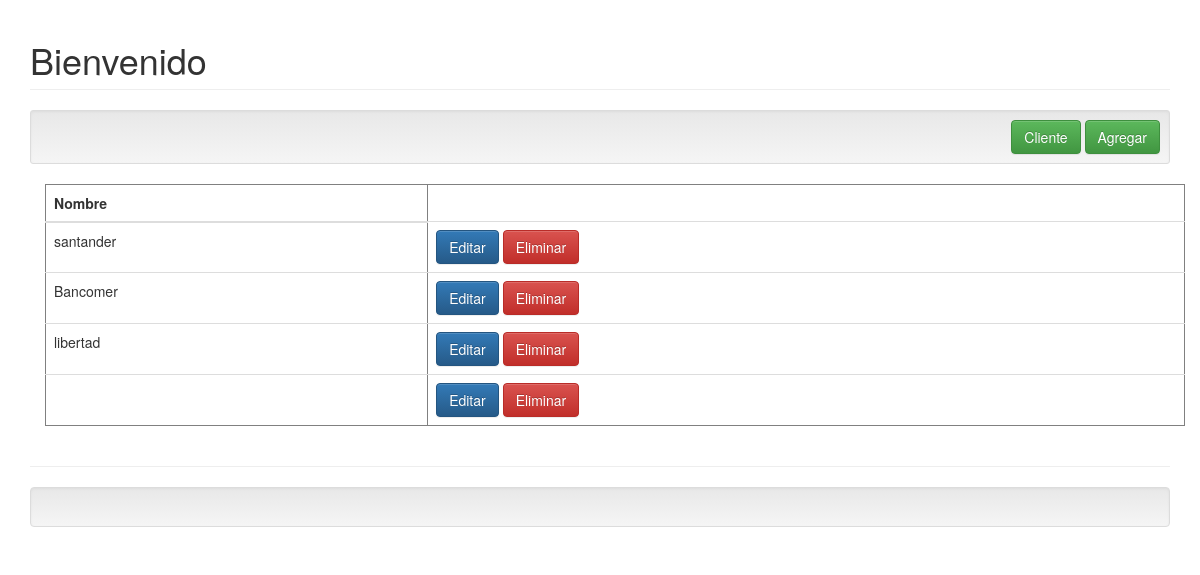
Page /?c=Categoria on the committed database.
### tables this page shows
CREATE TABLE `categorias` (
  `id_categoria` int(10) NOT NULL,
  `nombre` varchar(15) DEFAULT NULL
);

### controller/categoria.controller.php (called while the page is built, shortened)
<?php
require_once 'model/categoria.php';
class CategoriaController{
    public function __CONSTRUCT(){
        $this->model = new Categoria();
    }
    public function Index(){
        require_once 'view/header.php';
        require_once 'view/categoria/categoria.php';
        require_once 'view/footer.php';
    }
}

### model/database.php (called while the page is built)
<?php
class Database
{
    public static function StartUp()
    {
        $pdo = new PDO('mysql:host=localhost:3306;dbname=Ap;charset=utf8', 'root', '@AC2739TY50JKQ23)');
        $pdo->setAttribute(PDO::ATTR_ERRMODE, PDO::ERRMODE_EXCEPTION);
        return $pdo;
    }
}

### model/categoria.php (called while the page is built, shortened)
<?php
class Categoria
{
	private $pdo;
	public function __CONSTRUCT()
	{
		try
		{
			$this->pdo = Database::StartUp();
		}
		catch(Exception $e)
		{
			die($e->getMessage());
		}
	}
	public function Listar()
	{
		try
		{
			$stm = $this->pdo->prepare("SELECT * FROM categorias");
			$stm->execute();
			return $stm->fetchAll(PDO::FETCH_OBJ);
		}
		catch(Exception $e)
		{
			die($e->getMessage());
		}
	}
}

### view/categoria/categoria.php (the view)
<h1 class="page-header">Bienvenido</h1>
<div class="well well-sm text-right">
    <a class="btn btn-success" href="?c=Cliente">Cliente</a>
      <a class="btn btn-success" href="?c=Categoria&a=Nuevo">Agregar</a>
</div>
<div class="container">
<table class="table table-hover" border="1">
    <thead>
        <tr>
            <th>Nombre</th>
        </tr>
    </thead>
    <tbody>
    <?php foreach($this->model->Listar() as $r):  ?>
        <tr>
            <td><?php echo $r->nombre; ?></td>
            <td>
                <a class="btn btn-primary btn-md" href="?c=Categoria&a=Editar&id=<?php echo $r->id_categoria; ?>">Editar</a>
                <a class="btn btn-danger" onclick="javascript:return confirm('¿Seguro de eliminar este registro?');" href="?c=Categoria&a=Eliminar&id=<?php echo $r->id_categoria ; ?>">Eliminar</a>
            </td>
        </tr>
    <?php endforeach; ?>
    </tbody>
</table>
</div>

### rows in the picture
categorias: nombre "santander"
categorias: nombre "Bancomer"
categorias: nombre "libertad"
